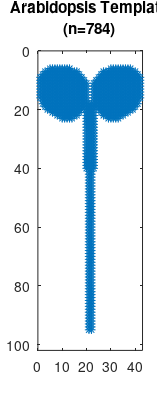
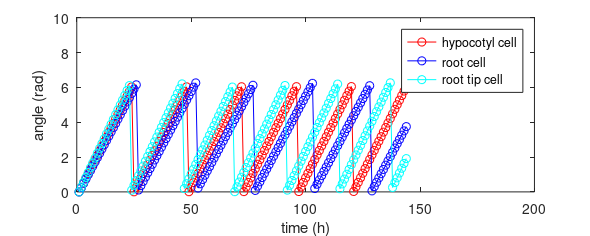
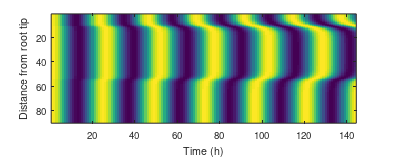

The MATLAB source for these figures, in order: (Note: this script raises an error after producing the figures.)
%% Model from  "Coordination of robust single cell rhythms in the Arabidopsis circadian clock via spatial waves of gene expression" 
%  This is a script for the Kuramoto phase oscillator model described in Gould, Domijan et al.
%  "Coordination of robust single cell rhythms in the Arabidopsis circadian 
%  clock via spatial waves of gene expression" (BioRxiv)
%  doi https://doi.org/10.1101/208900s
% 
%  by Mirela Domijan (U. of Liverpool)
%%
clear all 
%% initialise  
% T =end time (144h)
% dt= time step (dt): adjusted to 1/24.  In 24h will go through 2*pi angle.  
% kappa = couping constant. 
T= 144; 
dt=0.0417; 
kappa= 1;  
%% initalise model plant template: 
% template from ModelTemplate.mat. Matrix of 0's and 1's
% plot it and record the number of cells (n)
% Nx= number of pixels in x dimension
% Ny= number of pixels in y dimension
load('ModelTemplate')  
Fig1=figure;
set(Fig1,'PaperUnits', 'centimeters',  'PaperPosition', [0 0  1200 3000]/300)
spy(template);
xlabel('')
title({'Arabidopsis Template',['(n=' num2str(nnz(template)) ')']})
Nx=size(template,1);
Ny=size(template,2);
print('-Painters', Fig1, 'PlantTemplate','-dpdf','-r300')
%% initalise data arrays:
% X= data array. Initial phase (X(:, :, 1) is zero (all cells are synched
% by LD cycles)
% omega = intrinsic period (2*pi) with differing values it root tip & shoot. 
% S = coupling information (initialised as matrix of 0's). 

X=zeros(Nx,Ny,T); 
omega=2*pi*ones(Nx,Ny); 
omega(end-59:end, :)=2*pi*0.9385; 
omega(end-15:end, :)=2*pi*1.0588; 
S= zeros(Nx,Ny); 
%% Simulations (using Euler method)
% k is time in hours. 
for k=2:T
    %nearest neighbour (coupling) information: 
    for i=1:Nx
        for j=1:Ny
            if template(i,j)~=0 
            A= sin(X(:,:,k-1)- X(i,j, k-1));
            AA=A.*template;
            K=[1 1 1; 1 0 1; 1 1 1]; 
            C=conv2(AA,K,'same');
            S(i,j)=C(i,j); 
            else 
               S(i,j)=0; 
            end
        end
    end
    % Euler method
    X(:,:,k)=X(:,:,k-1).*template+dt*(omega.*template+ kappa*S).*template; 
    X(:,:,k)=mod(X(:,:,k), 2*pi); % modulus 2*pi. 
    clear S; 
end
%% Plot: check of phases for  3 cell types over 144h. 
Fig2=figure;
set(Fig2,'PaperUnits', 'centimeters',  'PaperPosition', [0 0  3000 1200]/200)
plot(squeeze(X(25, 22, :)), 'o-r')
hold on
plot(squeeze(X(60, 22, :)), 'o-b')
hold on
plot(squeeze(X(94, 22, :)), 'o-c')
xlabel('time (h)'); ylabel('angle (rad)'); 
ylim([0 10])
legend({'hypocotyl cell', 'root cell', 'root tip cell'}, 'Location','best')
print('-Painters', Fig2, 'ThreeCellPhases','-dpdf','-r300')
clf
%% Kymograph (raster plot) of the data
for k=1:T
    cc=(cos(X(:,:,k))+1);
    cc=cc.*template;
    Expression(:,k)=sum(cc,2); %sum expression along the plant longitudinally
    clear cc   
end

Expression_longtudinal=diag(1./max(Expression(:,1:144)'))*Expression(:,1:144); %scale by maximum expression in each longitudinal sections
%remove images of the plot that don't contain the plant: 
Expression_longtudinal(1:5, :)=[];
Expression_longtudinal(end-5:end, :)=[];

Fig3=figure;
set(Fig3,'PaperUnits', 'centimeters',  'PaperPosition', [0 0  3000 1200]/300)
imagesc(Expression_longtudinal(end:-1:1,:))
ylabel('Distance from root tip')
xlabel('Time (h)')
set(gca, 'Fontsize', 7); set(gca, 'FontName', 'Helvetica')
ax = gca;
ax.XTick = [0:24:144];
ax.YTick = [0:20:100];
set(gca,'YDir','normal')
print('-Painters', Fig3, 'ModelKymograph','-dpdf','-r300')